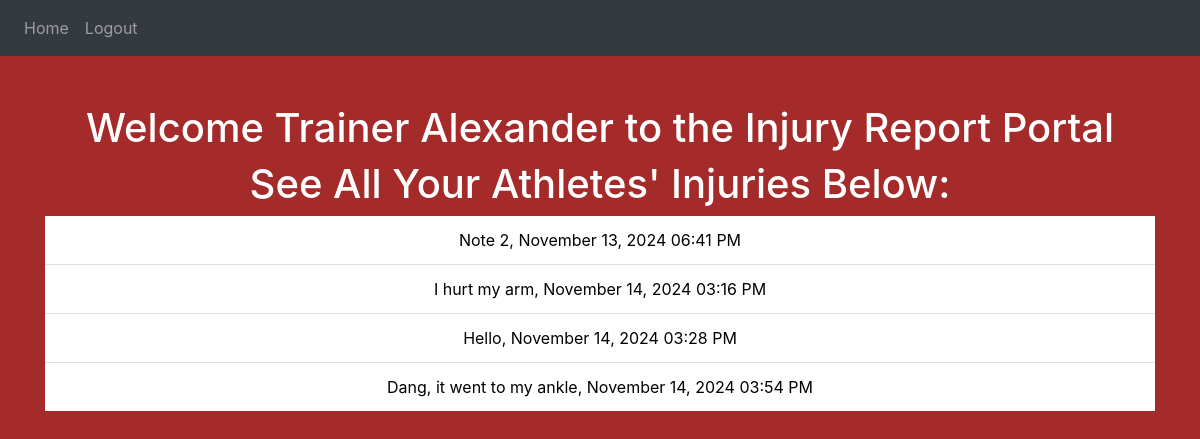
/trainerHome (signed in), run on the app's committed database.
### website/models.py (models this page shows)
class User(db.Model, UserMixin): #defines layout for objects
    id = db.Column(db.Integer, primary_key=True) #unique identifier that represents object
    email = db.Column(db.String(150), unique=True) #says no user can have the same email as another user
    password = db.Column(db.String(150))
    first_name = db.Column(db.String(150))
    last_name = db.Column(db.String(150))
    role = db.Column(db.String(150))
    notes = db.relationship('Note')

class Note(db.Model): #defines layout for objects
    id = db.Column(db.Integer, primary_key=True) #unique identifier that represents object
    data = db.Column(db.String(10000)) #the note itself
    date = db.Column(db.DateTime(timezone=True), default=func.now()) #date and time of note
    user_id = db.Column(db.Integer, db.ForeignKey('user.id')) #references an ID to a column of a different database

### website/views.py (the view)
@views.route('/trainerHome', methods=['GET', 'POST']) # defines url to where this next function takes us (function runs when we go to this url)
@login_required
def trainerHome():
    notes = Note.query.all()
    est = pytz.timezone('US/Eastern')
    for note in notes:
        if note.date.tzinfo is None:
            note.date = pytz.utc.localize(note.date)
        note.date = note.date.astimezone(est)
    return render_template("trainerHome.html", user=current_user, notes=notes) #renders the html inside of trainerHome.html

### website/templates/trainerHome.html (shortened to what this page needs)
{% extends "base.html" %} {% block title  %}Trainer Home{% endblock%}
{% block content %}
<br>
<br>
<div style="text-align: center;">
    <h1>Welcome Trainer {{ user.first_name }} to the Injury Report Portal</h1>
  </div>
  <div style="text-align: center;">
    <h1>See All Your Athletes' Injuries Below: </h1>
    <ul class="list-group list-group-flush" id="notes">
        {% for note in notes %}
        <li class="list-group-item" style="color: black;">{{ note.data }}, {{ note.date.strftime("%B %d, %Y %I:%M %p") }}
        </li>
        {% endfor %}
    </ul>
  </div>
{% endblock %}

### website/templates/trainerHome.html (style rules this page uses)
body { background: brown; color: white; }

### data on the page
User: first_name "Alexander"
Note: data "Note 2", date "November 13, 2024 06:41 PM"
Note: data "I hurt my arm", date "November 14, 2024 03:16 PM"
Note: data "Hello", date "November 14, 2024 03:28 PM"
Note: data "Dang, it went to my ankle", date "November 14, 2024 03:54 PM"
